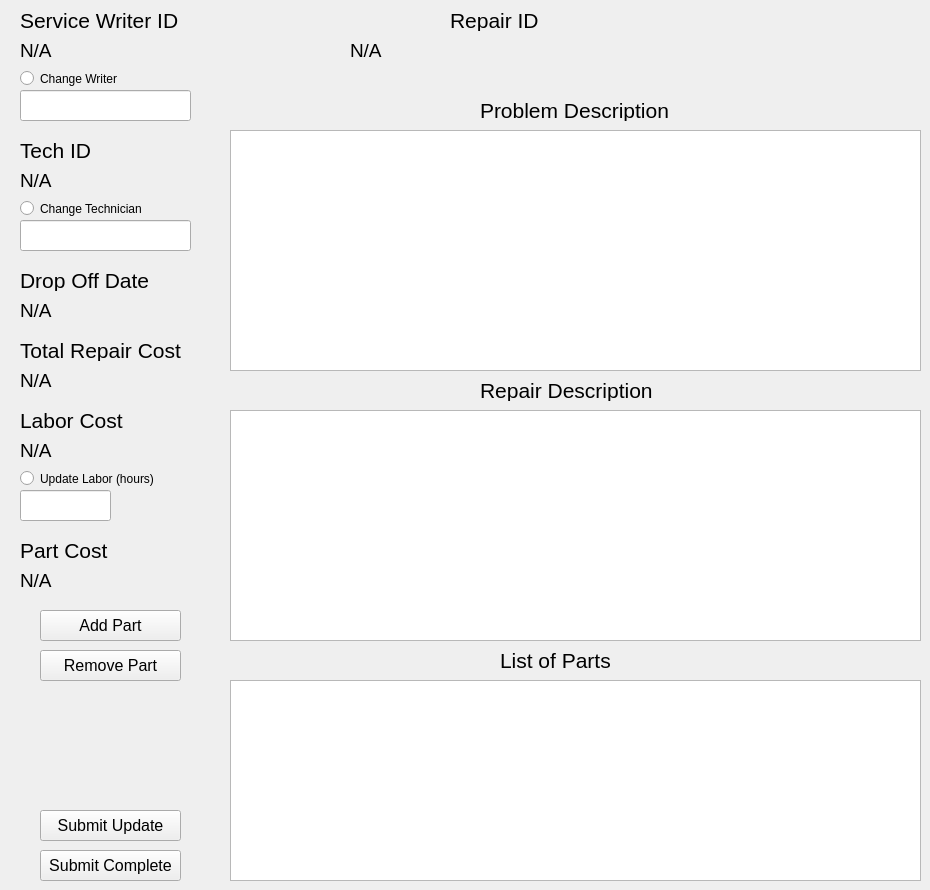
    <widget class="QWidget" name="edit_repair_page">
     <widget class="QLineEdit" name="edit_repair_tech_id_input_box">
      <property name="geometry">
       <rect>
        <x>20</x>
        <y>220</y>
        <width>171</width>
        <height>31</height>
       </rect>
      </property>
     </widget>
     <widget class="QLabel" name="edit_repair_tech_id_label">
      <property name="geometry">
       <rect>
        <x>20</x>
        <y>140</y>
        <width>101</width>
        <height>21</height>
       </rect>
      </property>
      <property name="font">
       <font>
        <pointsize>16</pointsize>
       </font>
      </property>
      <property name="text">
       <string>Tech ID</string>
      </property>
     </widget>
     <widget class="QTextEdit" name="edit_repair_problem_description_input_box">
      <property name="geometry">
       <rect>
        <x>230</x>
        <y>130</y>
        <width>691</width>
        <height>241</height>
       </rect>
      </property>
     </widget>
     <widget class="QLabel" name="edit_repair_description_label">
      <property name="geometry">
       <rect>
        <x>480</x>
        <y>100</y>
        <width>221</width>
        <height>21</height>
       </rect>
      </property>
      <property name="font">
       <font>
        <pointsize>16</pointsize>
       </font>
      </property>
      <property name="text">
       <string>Problem Description</string>
      </property>
     </widget>
     <widget class="QLineEdit" name="edit_repair_service_id_input_box">
      <property name="geometry">
       <rect>
        <x>20</x>
        <y>90</y>
        <width>171</width>
        <height>31</height>
       </rect>
      </property>
     </widget>
     <widget class="QLabel" name="edit_repair_service_id_label">
      <property name="geometry">
       <rect>
        <x>20</x>
        <y>10</y>
        <width>171</width>
        <height>21</height>
       </rect>
      </property>
      <property name="font">
       <font>
        <pointsize>16</pointsize>
       </font>
      </property>
      <property name="text">
       <string>Service Writer ID</string>
      </property>
     </widget>
     <widget class="QLabel" name="edit_repair_service_id_display_label">
      <property name="geometry">
       <rect>
        <x>20</x>
        <y>40</y>
        <width>171</width>
        <height>21</height>
       </rect>
      </property>
      <property name="font">
       <font>
        <pointsize>14</pointsize>
       </font>
      </property>
      <property name="text">
       <string>N/A</string>
      </property>
     </widget>
     <widget class="QRadioButton" name="change_writer_radioButton">
      <property name="geometry">
       <rect>
        <x>20</x>
        <y>70</y>
        <width>101</width>
        <height>17</height>
       </rect>
      </property>
      <property name="text">
       <string>Change Writer</string>
      </property>
     </widget>
     <widget class="QRadioButton" name="change_tech_radioButton">
      <property name="geometry">
       <rect>
        <x>20</x>
        <y>200</y>
        <width>121</width>
        <height>17</height>
       </rect>
      </property>
      <property name="text">
       <string>Change Technician</string>
      </property>
     </widget>
     <widget class="QLabel" name="edit_repair_tech_id_display_label">
      <property name="geometry">
       <rect>
        <x>20</x>
        <y>170</y>
        <width>171</width>
        <height>21</height>
       </rect>
      </property>
      <property name="font">
       <font>
        <pointsize>14</pointsize>
       </font>
      </property>
      <property name="text">
       <string>N/A</string>
      </property>
     </widget>
     <widget class="QPushButton" name="edit_repair_page_submit_update_button">
      <property name="geometry">
       <rect>
        <x>40</x>
        <y>810</y>
        <width>141</width>
        <height>31</height>
       </rect>
      </property>
      <property name="font">
       <font>
        <pointsize>12</pointsize>
       </font>
      </property>
      <property name="text">
       <string>Submit Update</string>
      </property>
     </widget>
     <widget class="QLabel" name="edit_repair_list_of_parts_label">
      <property name="geometry">
       <rect>
        <x>500</x>
        <y>650</y>
        <width>171</width>
        <height>21</height>
       </rect>
      </property>
      <property name="font">
       <font>
        <pointsize>16</pointsize>
       </font>
      </property>
      <property name="text">
       <string>List of Parts</string>
      </property>
     </widget>
     <widget class="QTextBrowser" name="edit_repair_list_of_parts_textBrowser">
      <property name="geometry">
       <rect>
        <x>230</x>
        <y>680</y>
        <width>691</width>
        <height>201</height>
       </rect>
      </property>
     </widget>
     <widget class="QLabel" name="edit_repair_drop_off_date_label">
      <property name="geometry">
       <rect>
        <x>20</x>
        <y>270</y>
        <width>171</width>
        <height>21</height>
       </rect>
      </property>
      <property name="font">
       <font>
        <pointsize>16</pointsize>
       </font>
      </property>
      <property name="text">
       <string>Drop Off Date</string>
      </property>
     </widget>
     <widget class="QLabel" name="edit_repair_drop_off_date_display_label">
      <property name="geometry">
       <rect>
        <x>20</x>
        <y>300</y>
        <width>171</width>
        <height>21</height>
       </rect>
      </property>
      <property name="font">
       <font>
        <pointsize>14</pointsize>
       </font>
      </property>
      <property name="text">
       <string>N/A</string>
      </property>
     </widget>
     <widget class="QPushButton" name="edit_repair_page_submit_complete_button">
      <property name="geometry">
       <rect>
        <x>40</x>
        <y>850</y>
        <width>141</width>
        <height>31</height>
       </rect>
      </property>
      <property name="font">
       <font>
        <pointsize>12</pointsize>
       </font>
      </property>
      <property name="text">
       <string>Submit Complete</string>
      </property>
     </widget>
     <widget class="QLabel" name="edit_total_repair_cost_label">
      <property name="geometry">
       <rect>
        <x>20</x>
        <y>340</y>
        <width>171</width>
        <height>21</height>
       </rect>
      </property>
      <property name="font">
       <font>
        <pointsize>16</pointsize>
       </font>
      </property>
      <property name="text">
       <string>Total Repair Cost</string>
      </property>
     </widget>
     <widget class="QLabel" name="edit_repair_total_repair_cost_display_label">
      <property name="geometry">
       <rect>
        <x>20</x>
        <y>370</y>
        <width>171</width>
        <height>21</height>
       </rect>
      </property>
      <property name="font">
       <font>
        <pointsize>14</pointsize>
       </font>
      </property>
      <property name="text">
       <string>N/A</string>
      </property>
     </widget>
     <widget class="QLabel" name="edit_repair_labor_cost_display_label">
      <property name="geometry">
       <rect>
        <x>20</x>
        <y>440</y>
        <width>171</width>
        <height>21</height>
       </rect>
      </property>
      <property name="font">
       <font>
        <pointsize>14</pointsize>
       </font>
      </property>
      <property name="text">
       <string>N/A</string>
      </property>
     </widget>
     <widget class="QLabel" name="edit_repair_labor_cost_label">
      <property name="geometry">
       <rect>
        <x>20</x>
        <y>410</y>
        <width>171</width>
        <height>21</height>
       </rect>
      </property>
      <property name="font">
       <font>
        <pointsize>16</pointsize>
       </font>
      </property>
      <property name="text">
       <string>Labor Cost</string>
      </property>
     </widget>
     <widget class="QLabel" name="edit_repair_part_cost_label">
      <property name="geometry">
       <rect>
        <x>20</x>
        <y>540</y>
        <width>171</width>
        <height>21</height>
       </rect>
      </property>
      <property name="font">
       <font>
        <pointsize>16</pointsize>
       </font>
      </property>
      <property name="text">
       <string>Part Cost</string>
      </property>
     </widget>
     <widget class="QLabel" name="edit_repair_part_cost_display_label">
      <property name="geometry">
       <rect>
        <x>20</x>
        <y>570</y>
        <width>171</width>
        <height>21</height>
       </rect>
      </property>
      <property name="font">
       <font>
        <pointsize>14</pointsize>
       </font>
      </property>
      <property name="text">
       <string>N/A</string>
      </property>
     </widget>
     <widget class="QLabel" name="edit_repair_repair_id_label">
      <property name="geometry">
       <rect>
        <x>450</x>
        <y>10</y>
        <width>171</width>
        <height>21</height>
       </rect>
      </property>
      <property name="font">
       <font>
        <pointsize>16</pointsize>
       </font>
      </property>
      <property name="text">
       <string>Repair ID</string>
      </property>
     </widget>
     <widget class="QLabel" name="edit_repair_repair_id_display_label">
      <property name="geometry">
       <rect>
        <x>350</x>
        <y>40</y>
        <width>301</width>
        <height>21</height>
       </rect>
      </property>
      <property name="font">
       <font>
        <pointsize>14</pointsize>
       </font>
      </property>
      <property name="text">
       <string>N/A</string>
      </property>
     </widget>
     <widget class="QTextEdit" name="edit_repair_repair_description_input_box">
      <property name="geometry">
       <rect>
        <x>230</x>
        <y>410</y>
        <width>691</width>
        <height>231</height>
       </rect>
      </property>
     </widget>
     <widget class="QLabel" name="edit_repair_repair_description_label">
      <property name="geometry">
       <rect>
        <x>480</x>
        <y>380</y>
        <width>221</width>
        <height>21</height>
       </rect>
      </property>
      <property name="font">
       <font>
        <pointsize>16</pointsize>
       </font>
      </property>
      <property name="text">
       <string>Repair Description</string>
      </property>
     </widget>
     <widget class="QLineEdit" name="edit_repair_labor_input_box">
      <property name="geometry">
       <rect>
        <x>20</x>
        <y>490</y>
        <width>91</width>
        <height>31</height>
       </rect>
      </property>
     </widget>
     <widget class="QRadioButton" name="change_labor_radioButton">
      <property name="geometry">
       <rect>
        <x>20</x>
        <y>470</y>
        <width>141</width>
        <height>17</height>
       </rect>
      </property>
      <property name="text">
       <string>Update Labor (hours)</string>
      </property>
     </widget>
     <widget class="QPushButton" name="edit_repair_add_part_button">
      <property name="geometry">
       <rect>
        <x>40</x>
        <y>610</y>
        <width>141</width>
        <height>31</height>
       </rect>
      </property>
      <property name="font">
       <font>
        <pointsize>12</pointsize>
       </font>
      </property>
      <property name="text">
       <string>Add Part</string>
      </property>
     </widget>
     <widget class="QPushButton" name="edit_repair_remove_part_button">
      <property name="geometry">
       <rect>
        <x>40</x>
        <y>650</y>
        <width>141</width>
        <height>31</height>
       </rect>
      </property>
      <property name="font">
       <font>
        <pointsize>12</pointsize>
       </font>
      </property>
      <property name="text">
       <string>Remove Part</string>
      </property>
     </widget>
    </widget>
